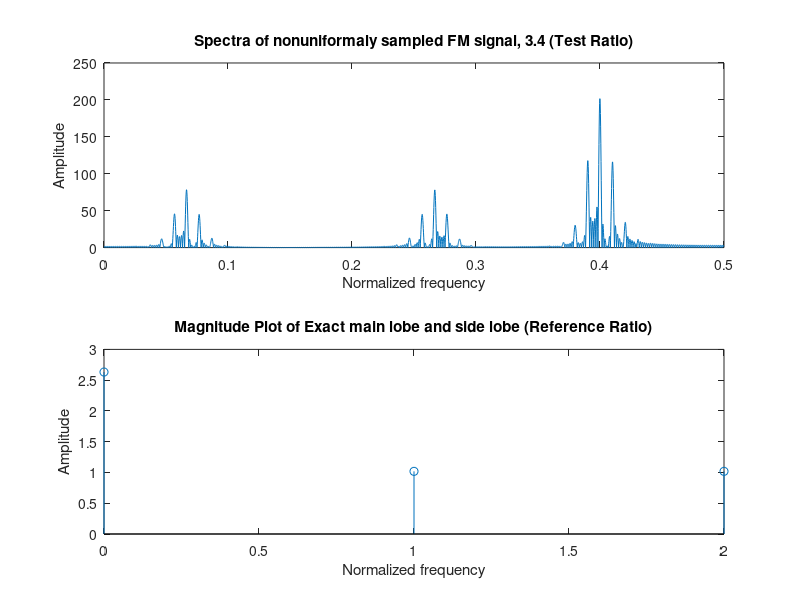

This figure's MATLAB source:
% To calculate the spectrum of the nonuniformly sampled signal
N=600; % Number of samples
%fm=0.001;
freq=3.4;% Frequency 0.3, 0.7, 1.3, 2.7, 3.3, 3.7, etc.
rm=[0 0.05 0.05]; % Nonuniform sampling ratio
am=[];
% Nonuniform sampling ratio for 1000 samples
for n=1:N/3,
    am=[am,rm];
end
am=[am,0]; % Pad zero to the 1000-th sampling
for n=1:N,
    %xn(n)=cos(2*pi*freq*(n-1+am(n))+sin(2*pi*fm*(n-1+am(n)))); % Nonuniform sampling
    xn(n)=cos(2*pi*(n-1+am(n))*freq+sin(2*pi*0.01*(n-1+am(n))));
end
XN=abs(fft(xn,6000)); % Magnitude spectrum
%XN=abs(fft(xn));
XN=XN(1:3000);
%subplot(3,1,1);
%plot(XN);
%title('Magnitude Spectrum FFT')
XN=XN(1:(N*10)/2);
subplot(2,1,1);
plot(0:1/(N*10):((N*10)/2-1)/6000, XN) % Plot of spectrum
title(['Spectra of nonuniformaly sampled FM signal, ',num2str(freq),' (Test Ratio)']);
xlabel('Normalized frequency')
ylabel('Amplitude');
%finding peaks and location to calculate approximate ratio
[pks,locs] = findpeaks(abs(XN));
[maxvalue, index_of_max] = max(XN);
A=[pks;locs]
main_lobe=max(XN); 	%Value of main lobe
theta_nod=index_of_max;%main lobe frequency
SL1=-theta_nod+(2/3*6000);%calculated side lobe location
SL2=-theta_nod+(1/3*6000);
[~,I1] = min(abs(locs-abs(SL1)));%choosing closest existing value to the calc sidelobe loc
c1 = locs(I1);
[~,I2] = min(abs(locs-abs(SL2)));
c2 = locs(I2);

[row1, column1] = find(A == c1)
[row2, column2] = find(A == c2)
sidelobe_1=pks(column1);
sidelobe_2=pks(column2);
if(abs(index_of_max)-abs(c1)<=85)
 Testratio=sidelobe_2/maxvalue; 
 disp(Testratio);
else
Testratio=((sidelobe_1+sidelobe_2)/2)/maxvalue;
disp(Testratio);
end





%sidelobe
% This calculates the exact side lobe to main lobe ratio
r=[0, 0.05, 0.05];  % nonuniform sampling ratios
nf=2*pi*freq;  % normalized frequency
s=exp(j*nf*r);
S=fft(s);  % computation of gains of lobes
Q=abs(S);  % magnitude of gains
subplot(2,1,2);
stem(0:2, Q)
title('Magnitude Plot of Exact main lobe and side lobe (Reference Ratio)');
xlabel('Normalized frequency')
ylabel('Amplitude');
referenceratio=(Q(2)+Q(3))/Q(1)/2% ratio of side to main lobes

%error percentahe
ep=((referenceratio-Testratio)/referenceratio)*100
disp(sprintf('Error Percentage: %f and Test Ratio: %f and Reference Ratio: %f \n Error Percentage %f', ep, Testratio, referenceratio, abs(ep)))


